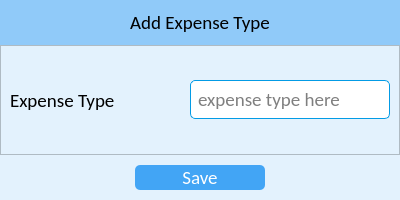
<?xml version="1.0" encoding="UTF-8"?>
<ui version="4.0">
 <class>ExpenseTypeWindow</class>
 <widget class="QMainWindow" name="ExpenseTypeWindow">
  <property name="geometry">
   <rect>
    <x>0</x>
    <y>0</y>
    <width>400</width>
    <height>200</height>
   </rect>
  </property>
  <property name="minimumSize">
   <size>
    <width>400</width>
    <height>200</height>
   </size>
  </property>
  <property name="maximumSize">
   <size>
    <width>400</width>
    <height>200</height>
   </size>
  </property>
  <property name="windowTitle">
   <string>Expense Type</string>
  </property>
  <widget class="QWidget" name="centralwidget">
   <property name="styleSheet">
    <string notr="true">* {
	background-color: #e3f2fd;
}

#label {
	background-color: #90caf9;
	padding: 10px;
}

#bottom_widget {
	background-color: #b3e5fc;
}

QPushButton {
	background-color: #42a5f5;
	border-radius: 5px;
	color: #fff;
	margin: 10px;
}

#btn_cancel {
	background-color: #cfd8dc;
	border-radius: 5px;
	color: #fff;
}

QLineEdit {
	background-color: #fff;
	border-radius: 5px;
	border: 1px solid #039be5;
	padding: 5px 5px;
}
</string>
   </property>
   <layout class="QVBoxLayout" name="verticalLayout">
    <property name="spacing">
     <number>0</number>
    </property>
    <property name="leftMargin">
     <number>0</number>
    </property>
    <property name="topMargin">
     <number>0</number>
    </property>
    <property name="rightMargin">
     <number>0</number>
    </property>
    <property name="bottomMargin">
     <number>0</number>
    </property>
    <item alignment="Qt::AlignTop">
     <widget class="QLabel" name="label">
      <property name="font">
       <font>
        <family>Calibri</family>
        <pointsize>14</pointsize>
       </font>
      </property>
      <property name="text">
       <string>Add Expense Type</string>
      </property>
      <property name="alignment">
       <set>Qt::AlignCenter</set>
      </property>
     </widget>
    </item>
    <item>
     <widget class="QFrame" name="frame">
      <property name="sizePolicy">
       <sizepolicy hsizetype="Preferred" vsizetype="Expanding">
        <horstretch>0</horstretch>
        <verstretch>0</verstretch>
       </sizepolicy>
      </property>
      <property name="frameShape">
       <enum>QFrame::StyledPanel</enum>
      </property>
      <property name="frameShadow">
       <enum>QFrame::Raised</enum>
      </property>
      <layout class="QHBoxLayout" name="horizontalLayout">
       <item>
        <widget class="QLabel" name="label_2">
         <property name="font">
          <font>
           <family>Calibri</family>
           <pointsize>14</pointsize>
          </font>
         </property>
         <property name="text">
          <string>Expense Type</string>
         </property>
        </widget>
       </item>
       <item alignment="Qt::AlignRight">
        <widget class="QLineEdit" name="txt_expense_type">
         <property name="minimumSize">
          <size>
           <width>200</width>
           <height>0</height>
          </size>
         </property>
         <property name="font">
          <font>
           <family>Calibri</family>
           <pointsize>14</pointsize>
          </font>
         </property>
         <property name="placeholderText">
          <string>expense type here</string>
         </property>
        </widget>
       </item>
      </layout>
     </widget>
    </item>
    <item alignment="Qt::AlignHCenter">
     <widget class="QPushButton" name="btn_save">
      <property name="minimumSize">
       <size>
        <width>150</width>
        <height>35</height>
       </size>
      </property>
      <property name="font">
       <font>
        <family>Calibri</family>
        <pointsize>14</pointsize>
       </font>
      </property>
      <property name="text">
       <string>Save</string>
      </property>
      <property name="icon">
       <iconset resource="../resources.qrc">
        <normaloff>:/icons/assets/icons/save.png</normaloff>:/icons/assets/icons/save.png</iconset>
      </property>
      <property name="iconSize">
       <size>
        <width>30</width>
        <height>30</height>
       </size>
      </property>
     </widget>
    </item>
   </layout>
  </widget>
 </widget>
 <resources>
  <include location="../resources.qrc"/>
 </resources>
 <connections/>
</ui>
